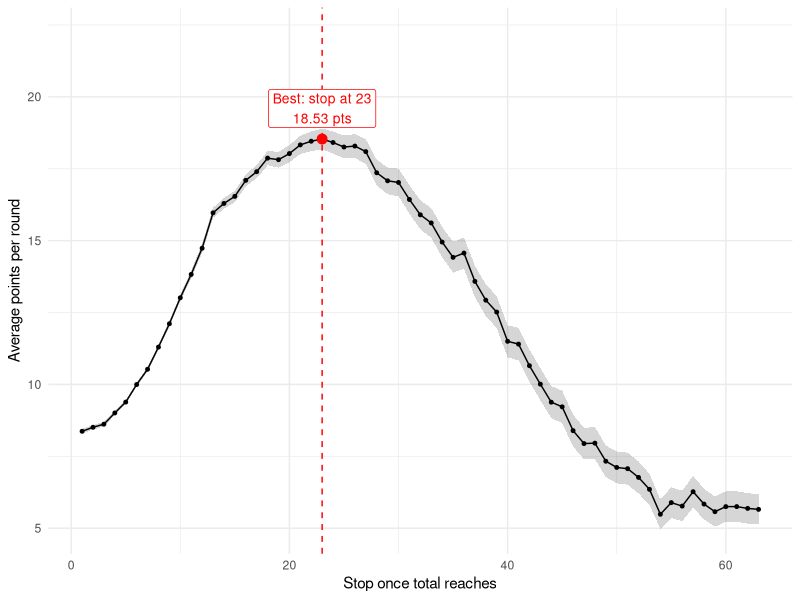

This chart was generated by the following R code:
## ---- chunk 1
#| message: false

library(tidyverse)

# create card deck containing 0-5 numbers (for 0 and 1 card, theres 1 each)

deck <- c(0, 1, rep(2,2), rep(3,3), rep(4,4), rep(5,5),
          rep(6,6), rep(7,7), rep(8,8), rep(9,9),
          rep(10,10), rep(11,11), rep(12,12))

deck

# should be 79
length(deck)
## ---- chunk 2
play_round <- function(stop_at){
  
  # randomly shuffle deck
  d <- sample(deck)
  
  # initializing hand and total
  hand <- c()
  total <- 0
  
  for (card in d){
    # the total reaches the limit, then stop
    if (total >= stop_at) return(total)
    
    # if pull the same card, then bust
    if (card %in% hand) return(0)
    hand <- c(hand, card)
    total <- total + card
    
    # whoever gets 7 distinct card gets an additional 15 points
    if (length(hand)==7) return(total +15)
  }
  total
  

  }
## ---- chunk 3
# test 
replicate(10, play_round(20))
## ---- chunk 4

set.seed(47)
n <- 5000

results <- map_dfr(1:63, function(s) {
  scores <- replicate(n, play_round(s))
  tibble(stop_at = s,
         avg_points = mean(scores),
         se = sd(scores) / sqrt(n))
})

head(results)
## ---- chunk 5
#| message: false
#| fig-width: 7
#| fig-height: 4

best <- results %>% slice_max(avg_points, n = 1, with_ties = FALSE)

results %>%
  ggplot(aes(stop_at, avg_points)) +
  geom_ribbon(aes(ymin = avg_points - 2 * se, ymax = avg_points + 2 * se),
              alpha = 0.2) +
  geom_line() +
  geom_point(size = 1) +
  geom_point(data = best, colour = "red", size = 3) +
  geom_vline(xintercept = best$stop_at, linetype = "dashed", colour = "red") +
  geom_label(
    data = best,
    aes(label = paste0("Best: stop at ", stop_at, "\n", round(avg_points, 2), " pts")),
    vjust = -0.3, colour = "red", size = 3.5
  ) +
  expand_limits(y = max(results$avg_points) * 1.2) +
  labs(x = "Stop once total reaches", y = "Average points per round") +
  theme_minimal(base_size = 11)
## ---- chunk 6
# examining which card is around the same as stopping when point exceeds 1
results %>% filter(stop_at %in% c(1, 40:50)) %>% select(stop_at, avg_points, se)
